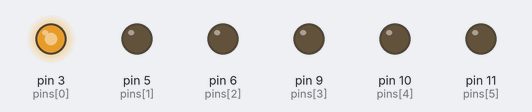
Bench run of a sketch on a simulated Arduino Uno, built with avr-gcc and run on an emulated ATmega328P. Parts: output pins drawn as LEDs (lit = HIGH). Random numbers use the default seed unless the sketch sets one.

Above: at 0.1 s.
At 0.6 s:
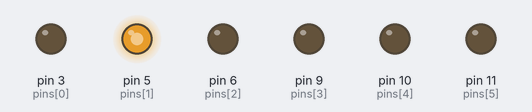
At 1.1 s:
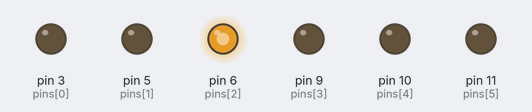
At 1.6 s:
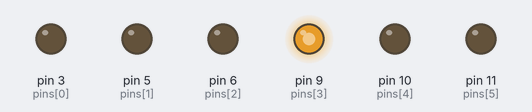
At 2.6 s:
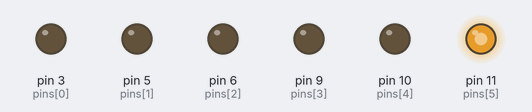
At 39.87 s:
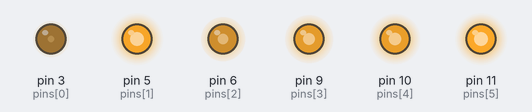
Timing chart, 0 to 40.0 s (numbered marks = the images above):
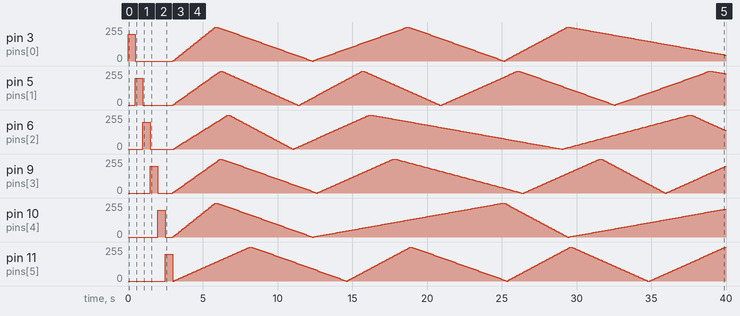

The sketch:

fading_leds.ino
```cpp
// Gradually changes brightness of LEDs (fades and brighter) connected
// to analog out pins

// number of LEDs
const int PINS_COUNT = 6;
// pins that these LEDs are connected to
const int pins[] = {3, 5, 6, 9, 10, 11};
// value output to the pin
int values[PINS_COUNT];
// change between cycles
int deltas[PINS_COUNT];

void setup() {
  // put your setup code here, to run once:
  for (int i = 0; i < PINS_COUNT; ++i) {
    pinMode(pins[i], OUTPUT);
    values[i] = random(5);
    deltas[i] = 5 + random(5);
    analogWrite(pins[i], 200);
    delay(500);
    analogWrite(pins[i], 0);
  }
}

void loop() {
  // put your main code here, to run repeatedly:
  for (int i = 0; i < PINS_COUNT; ++i) {
    // set the brightness of pin i:
    analogWrite(pins[i], values[i]);

    // change the brightness for next time through the loop:
    values[i] = values[i] + deltas[i];

    // reset fading for the pin with value going outside the range:
    if (values[i] <= 0 || values[i] >= 255) {
      int delta = 2 + random(5);
      if (values[i] < 0) {
	values[i] = 0;
	deltas[i] = delta;
      }
      if (values[i] > 255) {
	values[i] = 255;
	deltas[i] = -delta;
      }
    }
  }
  // wait for N milliseconds to see the dimming effect
  delay(100);
}
```

Measured:
- by itself, pin 5 (pins[1]): 200/255 → 0/255 at 1.0 s, → 3/255 2.0 s later, → 11/255 0.10 s later, → 19/255 0.10 s later, … (368 changes in this stretch)
- by itself, pin 6 (pins[2]): 200/255 → 0/255 at 1.5 s, → 7/255 1.6 s later, → 14/255 0.10 s later, → 21/255 0.10 s later, … (368 changes in this stretch)
